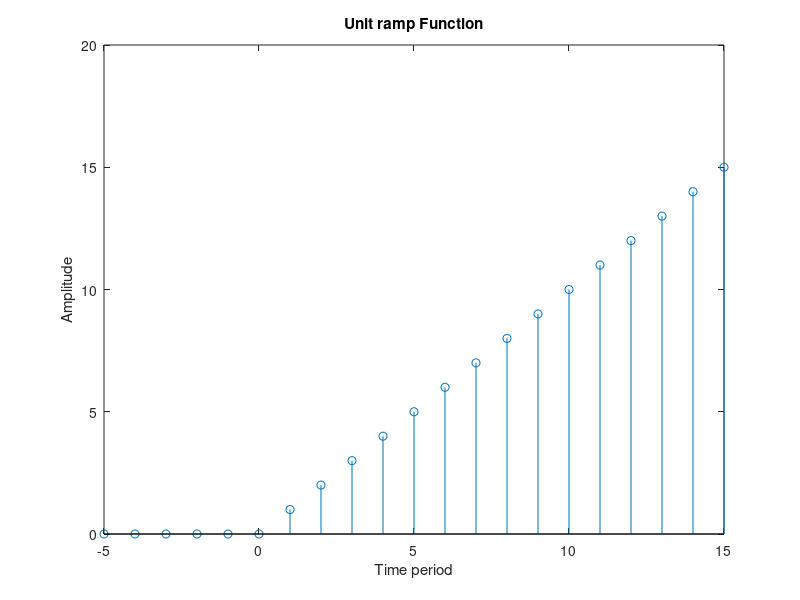

Reproduce this figure in MATLAB.
%% Unit Ramp function

x = [-5:1:+15];
unit_ramp_func = (x >= 0) .* x;
stem(x, unit_ramp_func)
title("Unit ramp Function")
xlabel("Time period")
ylabel("Amplitude")

